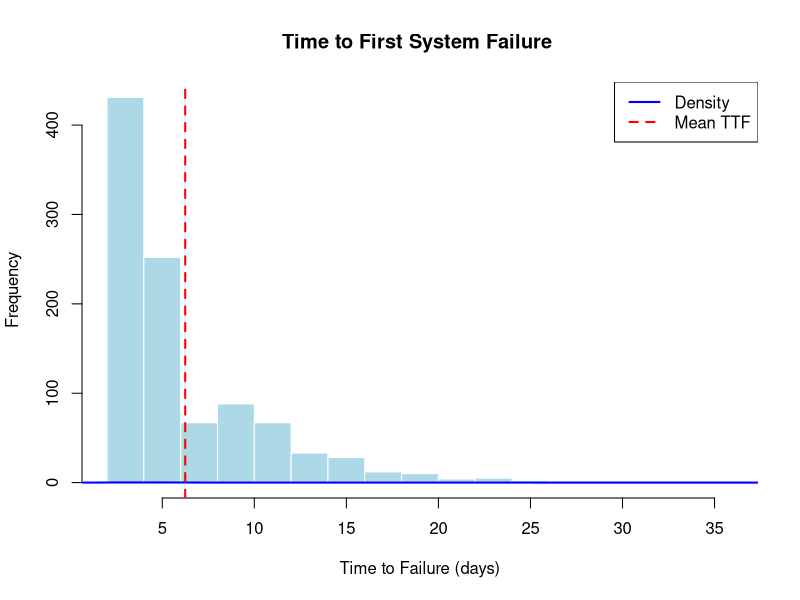

Write R code to recreate this figure.
# Simulate time to first system failure (unlimited lifetimes + repair)
set.seed(42)
simulate_ttf <- function() {
  lifetime_values <- 1:6
  repair_time <- 2.5  # repair time
  clock <- 0
  state <- 2  # two components working
  next_repair <- Inf
  
  # Initial lifetimes for two components
  failure_times <- c(clock + sample(lifetime_values, 1),
                     clock + sample(lifetime_values, 1))
  
  while (TRUE) {
    next_failure <- min(failure_times)
    
    if (next_failure < next_repair) {
      # A component fails before repair completes
      clock <- next_failure
      failure_times <- failure_times[failure_times != next_failure]
      
      if (state == 2) {
        # First failure: enter repair mode
        state <- 1
        next_repair <- clock + repair_time
        failure_times <- c(failure_times, clock + sample(lifetime_values, 1))  # other component keeps running
        
      } else if (state == 1) {
        # Second failure --> system fails
        return(clock)
      }
      
    } else {
      # Repair completes
      clock <- next_repair
      next_repair <- Inf
      state <- 2
      # Repaired component is back --> both components need new lifetimes
      failure_times <- c(clock + sample(lifetime_values, 1),
                         clock + sample(lifetime_values, 1))
    }
  }
}

begin = Sys.time()
n_simulations <- 1000
ttf_results <- replicate(n_simulations, simulate_ttf())

end = Sys.time()

print (end - begin)

# Plot
hist(ttf_results,
     breaks = 15,
     col = "lightblue",
     main = "Time to First System Failure ",
     xlab = "Time to Failure (days)",
     border = "white")

lines(density(ttf_results), col = "blue", lwd = 2)
abline(v = mean(ttf_results), col = "red", lwd = 2, lty = 2)

legend("topright",
       legend = c("Density", "Mean TTF"),
       col = c("blue", "red"),
       lwd = 2,
       lty = c(1, 2))


cat("Mean Time to Failure:", mean(ttf_results), "\n")

